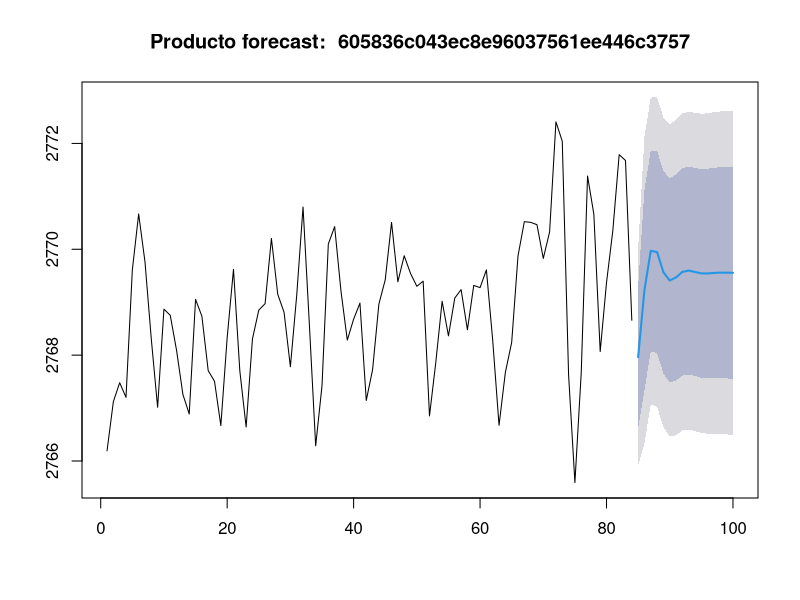
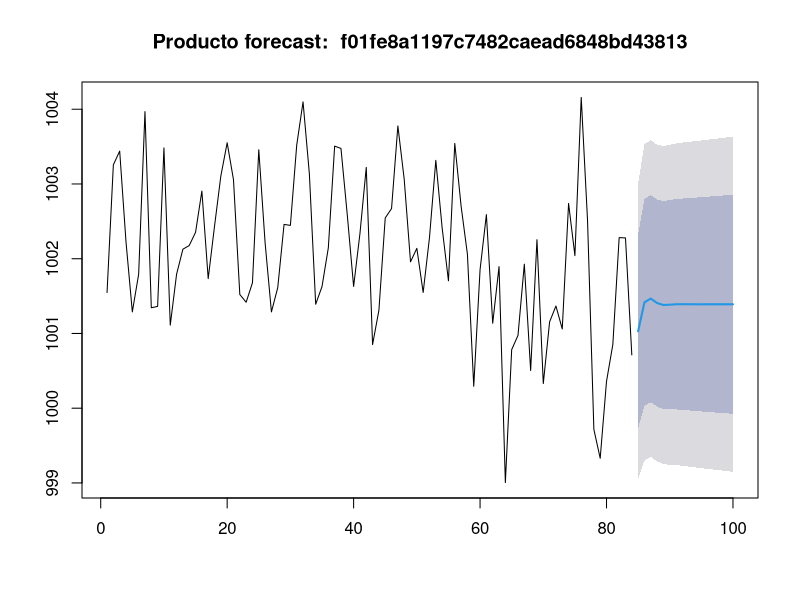
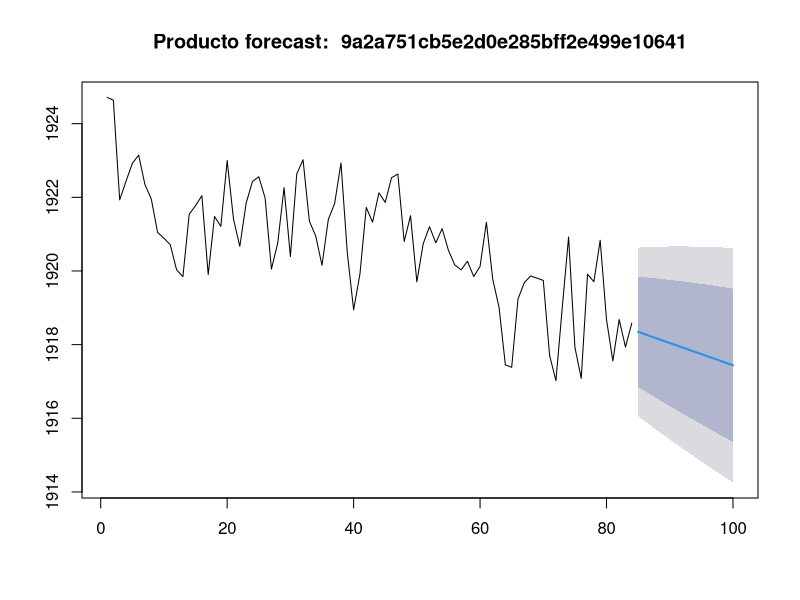
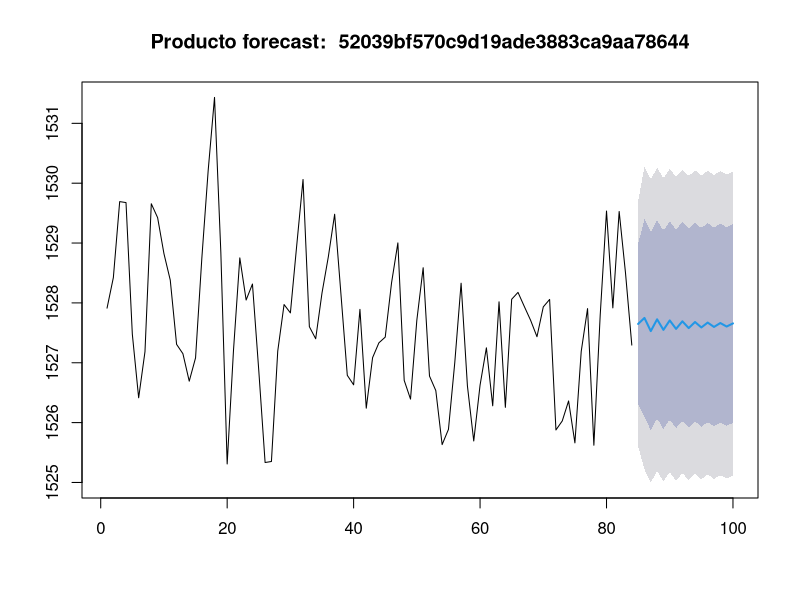
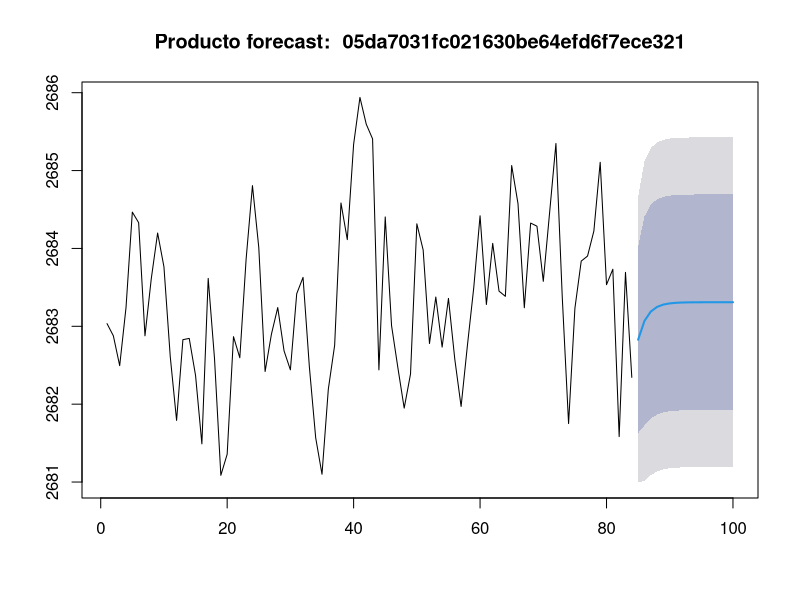
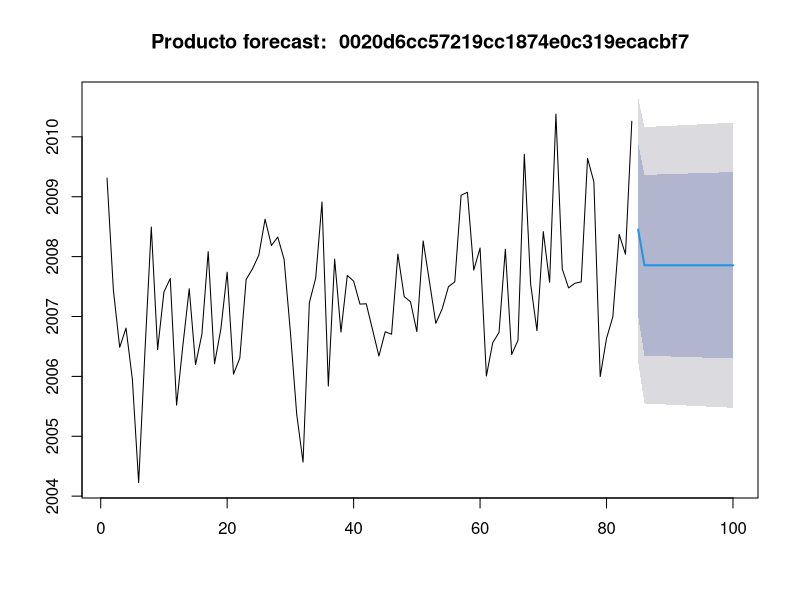
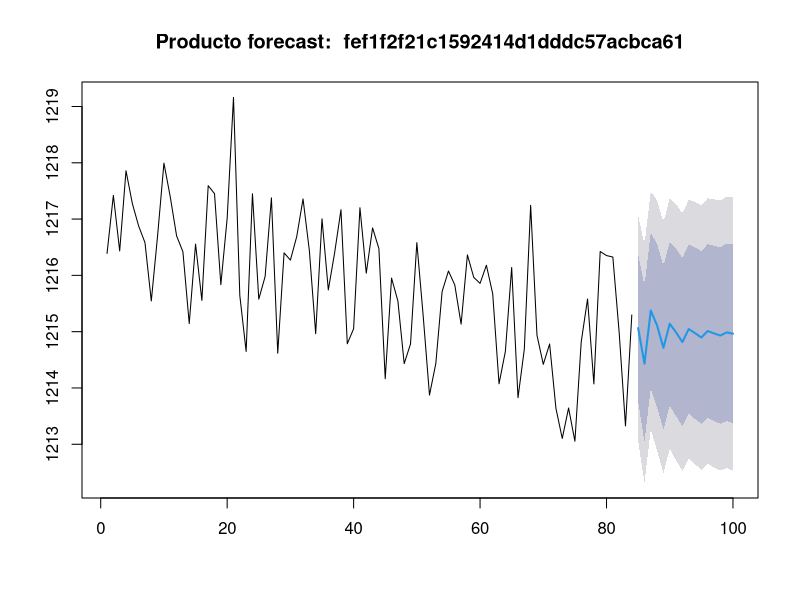
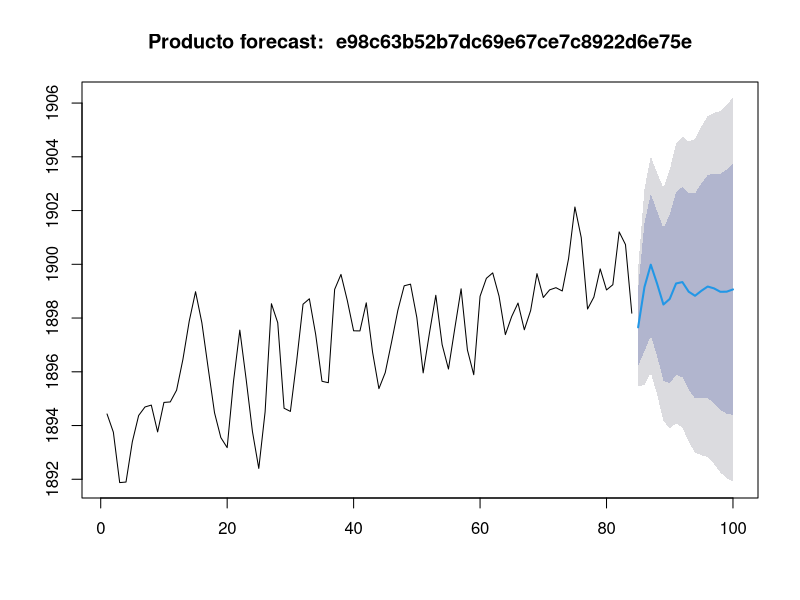

Reproduce these figures in R, in order.
## ---- chunk 1
knitr::opts_chunk$set(echo = TRUE)

library(tidyverse)
library(dplyr)
library(lubridate)
library(forecast)
library(kableExtra)
library(knitr)
library(lubridate)
library(tseries)
library(xts)
library(zoo)
library(ggplot2)

## ---- chunk 2

datos <- read.csv(file = "dataOut.csv")

datos %>% head(10) %>% kable()

datos %>% summary() %>% kable()


class(datos$timestamp)
class(datos$id_producto)
class(datos$produccion)



## ---- chunk 3

datos <- datos %>% mutate(
  timestamp = ymd(timestamp),
  produccion = as.numeric(produccion)
)

class(datos$timestamp)

datosproductos <- datos$id_producto %>% unique() %>% as.matrix()

for(i in c(1:nrow(datos %>% select(id_producto) %>% unique()))){
   print(paste0("-----------------------------------------------------------"))
   print(paste0("Producto ", datosproductos[i,1]))
   datosproducto <- datos %>% filter(id_producto == datosproductos[i,1]) 
   
   z <- xts(datosproducto$produccion, datosproducto$timestamp)     
    
   #z  
   #z <- read.zoo(datosproducto %>% select(timestamp, produccion), header = TRUE, format = "%Y-%m-%d")
   plot(z, main = paste("Producto: ",  datosproductos[i,1])) 
   
   auto.arima(z, trace = TRUE)
   
}

## ---- chunk 4



for(i in c(1:nrow(datos %>% select(id_producto) %>% unique()))){
   print(paste0("-------------------------MODELO----------------------------------"))
   print(paste0("Producto ", datosproductos[i,1]))
   datosproducto <- datos %>% filter(id_producto == datosproductos[i,1]) 
   #z <- read.zoo(datosproducto %>% select(timestamp, produccion), header = TRUE, format = "%Y-%m-%d")
   z <- xts(datosproducto$produccion, datosproducto$timestamp)  
   fit <- auto.arima(z, trace = TRUE)
   
   
   miModelo <- arima(z, order = c(3,1,2) )
   miModelo %>% summary()
   
   miForest <- forecast(fit, h=16)
   miForest %>% kable()
   miForest$mean
  
   plot(miForest, main = paste("Producto forecast: ",  datosproductos[i,1])) 
}
